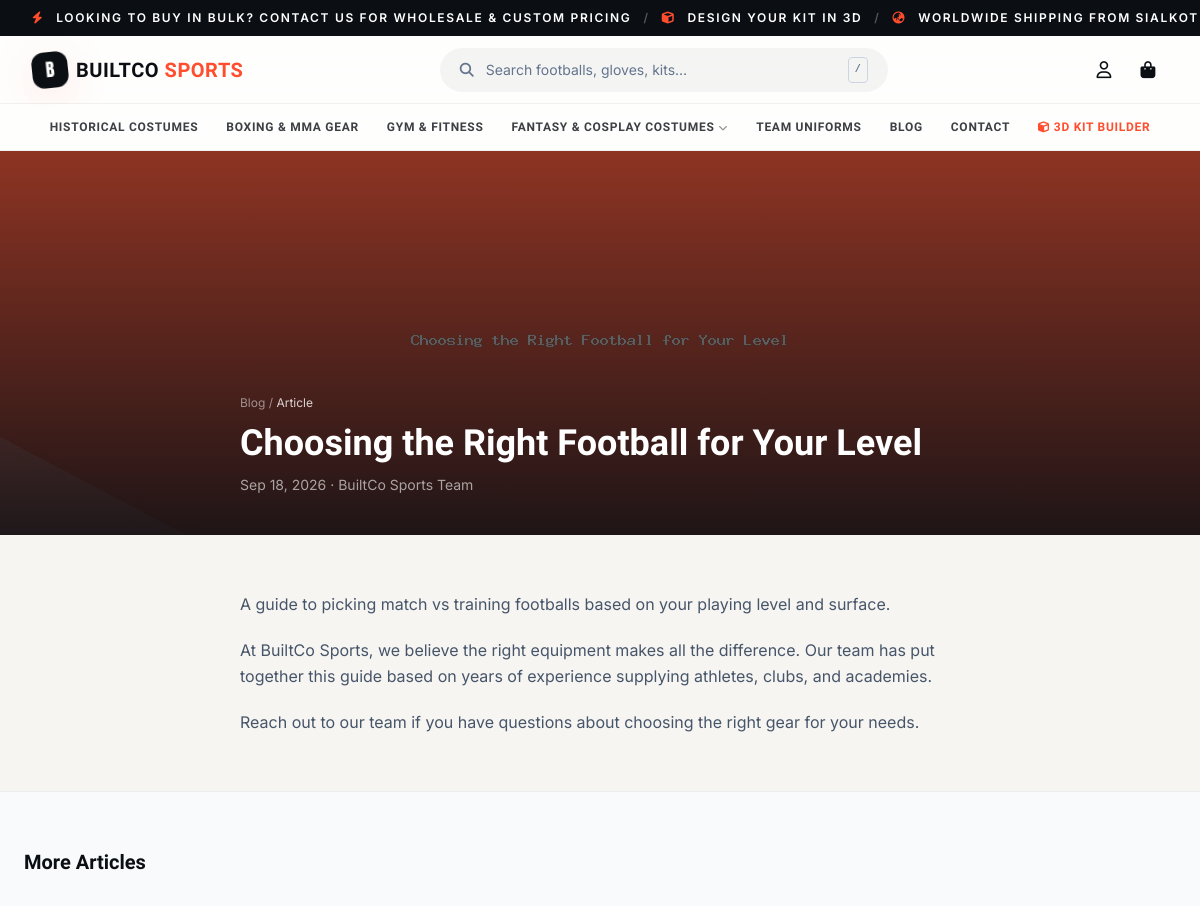
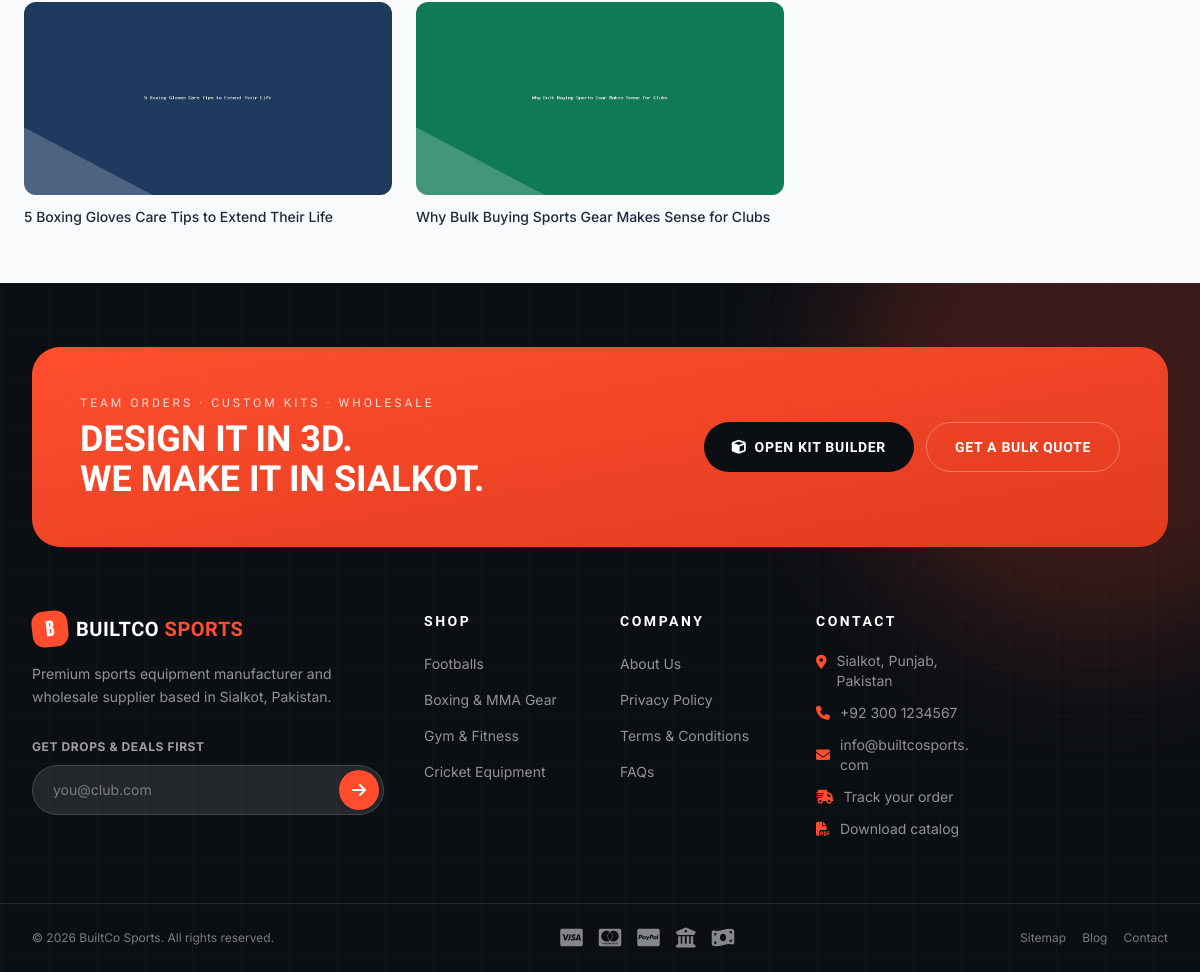
The app's page /blog/choosing-the-right-football-for-your-level with its own data (2 pictures, top to bottom).
### tables this page shows
CREATE TABLE `menu_items` (
  `id` int(11) NOT NULL,
  `parent_id` int(11) DEFAULT NULL,
  `label` varchar(100) NOT NULL,
  `link_type` enum('category','custom') NOT NULL DEFAULT 'custom',
  `category_id` int(11) DEFAULT NULL,
  `custom_url` varchar(500) DEFAULT NULL,
  `open_new_tab` tinyint(1) NOT NULL DEFAULT 0,
  `sort_order` int(11) NOT NULL DEFAULT 0,
  `status` enum('active','inactive') NOT NULL DEFAULT 'active',
  `created_at` timestamp NOT NULL DEFAULT current_timestamp()
);

CREATE TABLE `blog_posts` (
  `id` int(11) NOT NULL,
  `title` varchar(200) NOT NULL,
  `slug` varchar(200) NOT NULL,
  `excerpt` varchar(500) DEFAULT NULL,
  `content` longtext DEFAULT NULL,
  `featured_image` varchar(500) DEFAULT NULL,
  `featured_image_alt` varchar(255) DEFAULT NULL,
  `author` varchar(150) DEFAULT NULL,
  `meta_title` varchar(70) DEFAULT NULL,
  `meta_description` varchar(160) DEFAULT NULL,
  `views` int(11) NOT NULL DEFAULT 0,
  `status` enum('draft','published') NOT NULL DEFAULT 'draft',
  `published_at` datetime DEFAULT NULL,
  `created_at` timestamp NOT NULL DEFAULT current_timestamp(),
  `updated_at` timestamp NOT NULL DEFAULT current_timestamp() ON UPDATE current_timestamp()
);

CREATE TABLE `footer_columns` (
  `id` int(11) NOT NULL,
  `title` varchar(100) NOT NULL,
  `sort_order` int(11) NOT NULL DEFAULT 0,
  `status` enum('active','inactive') NOT NULL DEFAULT 'active'
);

CREATE TABLE `footer_links` (
  `id` int(11) NOT NULL,
  `column_id` int(11) NOT NULL,
  `label` varchar(150) NOT NULL,
  `url` varchar(500) NOT NULL,
  `sort_order` int(11) NOT NULL DEFAULT 0,
  `status` enum('active','inactive') NOT NULL DEFAULT 'active'
);

### blog-post.php (the view, shortened to what the rows shown need)
<?php
require_once __DIR__ . '/includes/config.php';
$slug = sanitize($_GET['slug'] ?? '');
$post = $slug ? fetch_one("SELECT * FROM blog_posts WHERE slug=? AND status='published'", 's', $slug) : null;
$related = fetch_all("SELECT * FROM blog_posts WHERE status='published' AND id<>? ORDER BY published_at DESC LIMIT 3", 'i', $post['id']);
include __DIR__ . '/includes/site-header.php';
?>
<main id="main">
  <?php if ($post['featured_image']): ?>
  <section class="relative h-72 sm:h-96 overflow-hidden bg-ink flex items-end">
    <img src="<?= UPLOAD_URL . h($post['featured_image']) ?>" alt="<?= h($post['featured_image_alt'] ?: $post['title']) ?>" class="absolute inset-0 w-full h-full object-cover opacity-60">
    <div class="absolute inset-0 bg-gradient-to-t from-ink/85 to-transparent"></div>
    <div class="relative z-10 max-w-3xl mx-auto px-4 sm:px-6 pb-10 w-full">
      <nav class="text-xs text-white/50 mb-3" aria-label="Breadcrumb"><a href="<?= url('blog') ?>" class="hover:text-white">Blog</a> / <span class="text-white/80">Article</span></nav>
      <h1 class="font-display font-bold text-white text-3xl sm:text-4xl mb-3"><?= h($post['title']) ?></h1>
      <p class="text-white/60 text-sm"><?= $post['published_at'] ? format_date($post['published_at']) : format_date($post['created_at']) ?><?= $post['author'] ? ' · ' . h($post['author']) : '' ?></p>
    </div>
  </section>
  <?php endif; ?>
  <section class="max-w-3xl mx-auto px-4 sm:px-6 py-14">
    <div class="prose prose-slate max-w-none text-slate-600 leading-relaxed"><?= $post['content'] ?: '<p class="text-slate-400">This post has no content yet.</p>' ?></div>
  </section>
  <?php if ($related): ?>
  <section class="bg-slate-50 border-t border-black/5 py-14">
    <div class="max-w-7xl mx-auto px-4 sm:px-6">
      <h2 class="font-display font-bold text-xl mb-8">More Articles</h2>
      <div class="grid grid-cols-1 sm:grid-cols-3 gap-6">
        <?php foreach ($related as $r): ?>
        <a href="<?= url('blog/' . $r['slug']) ?>" class="group block">
          <div class="aspect-[1200/630] rounded-xl overflow-hidden bg-slate-100 mb-3">
            <?php if ($r['featured_image']): ?>
            <img src="<?= UPLOAD_URL . h($r['featured_image']) ?>" alt="<?= h($r['featured_image_alt'] ?: $r['title']) ?>" loading="lazy" class="w-full h-full object-cover group-hover:scale-105 transition duration-300">
            <?php else: ?>
            <div class="w-full h-full flex items-center justify-center text-slate-300"><i class="fa-solid fa-image text-2xl"></i></div>
            <?php endif; ?>
          </div>
          <h3 class="font-medium text-sm text-slate-800 group-hover:text-ignite transition"><?= h($r['title']) ?></h3>
        </a>
        <?php endforeach; ?>
      </div>
    </div>
  </section>
  <?php endif; ?>
</main>
<?php include __DIR__ . '/includes/site-footer.php'; ?>

### includes/site-header.php (shortened to what the rows shown need)
<?php
$menu             = get_menu_tree();
?>
<!DOCTYPE html>
<html lang="en" class="no-js">
<head>
<link rel="stylesheet" href="<?= asset_url('assets/vendor/fontawesome/css/all.min.css') ?>">
<link rel="stylesheet" href="<?= asset_url('assets/css/site.css') ?>">
</head>
<body class="font-sans antialiased <?= h($body_class ?? '') ?>">
<header class="site-header">
  <div class="site-header-nav hidden lg:block bg-white/85 backdrop-blur-xl border-b border-black/5">
  <nav class="container-x flex items-center justify-center flex-wrap gap-x-7" aria-label="Main">
        <?php foreach ($menu as $item): ?>
        <div class="nav-item relative">
          <a href="<?= h($item['url']) ?>" <?= $item['open_new_tab'] ? 'target="_blank" rel="noopener"' : '' ?> class="nav-link"<?= !empty($item['children']) ? ' aria-haspopup="true"' : '' ?>>
            <?= h($item['label']) ?>
            <?php if (!empty($item['children'])): ?><i class="fa-solid fa-chevron-down text-[9px] opacity-60"></i><?php endif; ?>
          </a>
        </div>
        <?php endforeach; ?>
      </nav>
  </div>
</header>

### includes/site-footer.php (shortened to what the rows shown need)
<?php
$footer_columns = get_footer_columns();
?>
<footer class="relative bg-ink text-white/80 overflow-hidden" aria-labelledby="footer-heading">
  <div class="relative container-x py-16 grid grid-cols-2 md:grid-cols-4 lg:grid-cols-12 gap-10">
    <?php foreach ($footer_columns as $col): ?>
    <div class="lg:col-span-2">
      <h3 class="font-display font-semibold text-sm uppercase tracking-[0.18em] text-white mb-5"><?= h($col['title']) ?></h3>
      <ul class="space-y-3">
        <?php foreach ($col['links'] as $link): ?>
        <li><a href="<?= h($link['url']) ?>" class="text-sm text-white/55 hover:text-white hover:translate-x-1 inline-block transition"><?= h($link['label']) ?></a></li>
        <?php endforeach; ?>
      </ul>
    </div>
    <?php endforeach; ?>
  </div>
</footer>
</body>
</html>

### records on screen
menu_items: label "HISTORICAL COSTUMES"
menu_items: label "BOXING & MMA GEAR"
menu_items: label "GYM & FITNESS"
menu_items: label "FANTASY & COSPLAY COSTUMES"
menu_items: label "TEAM UNIFORMS"
menu_items: label "BLOG"
menu_items: label "CONTACT"
blog_posts: featured_image (picture), title "Choosing the Right Football for Your Level", published_at "Sep 18, 2026", author "BuiltCo Sports Team", content "A guide to picking match vs training footballs based on your playing level and surface. At BuiltCo Sports, we believe the right equipment makes all the difference. Our team has put together this guide based on years of experience supplying athletes, clubs, and academies. Reach out to our team if you have questions about choosing the right gear for your needs."
blog_posts: featured_image (picture), title "5 Boxing Gloves Care Tips to Extend Their Life"
blog_posts: featured_image (picture), title "Why Bulk Buying Sports Gear Makes Sense for Clubs"
footer_columns: title "SHOP"
footer_links: label "Footballs"
footer_links: label "Boxing & MMA Gear"
footer_links: label "Gym & Fitness"
footer_links: label "Cricket Equipment"
footer_columns: title "COMPANY"
footer_links: label "About Us"
footer_links: label "Privacy Policy"
footer_links: label "Terms & Conditions"
footer_links: label "FAQs"

### other values on screen
substr($site_name, 0, 1) "B"
implode(' ', $name_words) "BUILTCO"
$last_word "SPORTS"
$about_text "Premium sports equipment manufacturer and wholesale supplier based in Sialkot, Pakistan."
$address "Sialkot, Punjab, Pakistan"
$phone "+92 300 1234567"
$email "info@builtcosports.com"
$copyright "© 2026 BuiltCo Sports. All rights reserved."
